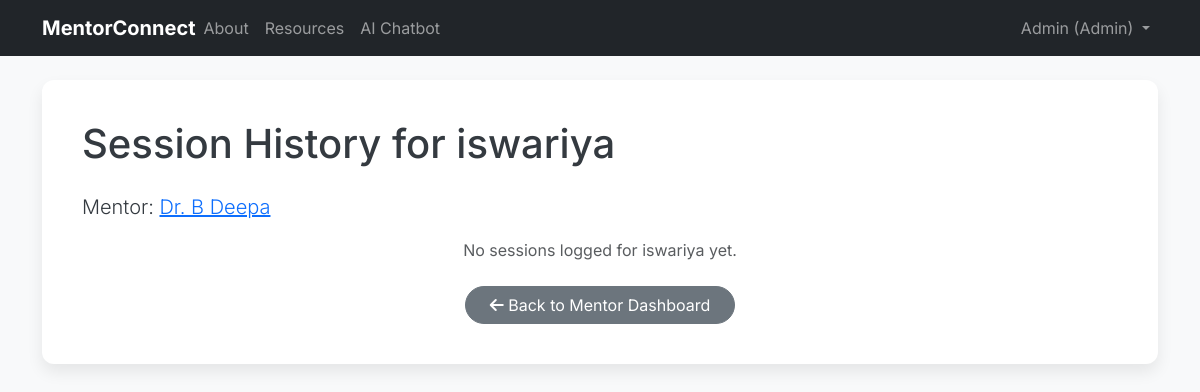
Screenshot of /mentor/sessions/1 (signed in) with the database file from the repository.
### app/models.py (models this page shows, shortened)
class User(db.Model, UserMixin):
    id = db.Column(db.Integer, primary_key=True)
    username = db.Column(db.String(20), unique=True, nullable=False)
    email = db.Column(db.String(120), unique=True, nullable=False)
    password = db.Column(db.String(60), nullable=False)
    role = db.Column(db.String(10), nullable=False, default='student') # 'admin', 'mentor', 'student'
    bio = db.Column(db.Text, nullable=True)
    expertise_areas = db.Column(db.String(200), nullable=True)
    contact_preference = db.Column(db.String(50), nullable=True)
    last_login = db.Column(db.DateTime, nullable=True) # For streak and heatmap
    last_activity = db.Column(db.DateTime, nullable=True) # For general activity tracking
    mentor_id = db.Column(db.Integer, db.ForeignKey('user.id'), nullable=True)
    students = db.relationship('User', foreign_keys=[mentor_id], backref=db.backref('assigned_mentor', remote_side=[id]), lazy='dynamic')
    sent_messages = db.relationship('Message', foreign_keys='Message.sender_id', backref='sender', lazy='dynamic')
    received_messages = db.relationship('Message', foreign_keys='Message.receiver_id', backref='receiver', lazy='dynamic')
    sessions_logged_as_mentor = db.relationship(
        'SessionLog',
        foreign_keys='SessionLog.mentor_id',
        backref='mentor_of_session',
        lazy='dynamic'
    )
    created_resources = db.relationship('Resource', backref='creator', lazy='dynamic')
    quizzes_created = db.relationship('Quiz', backref='creator', lazy='dynamic')
    resource_completions = db.relationship('StudentResourceCompletion', backref='student_user', lazy='dynamic')
    quiz_attempts = db.relationship('QuizAttempt', backref='student_user', lazy='dynamic')
    def is_admin(self):
        return self.role == 'admin'
    def is_mentor(self):
        return self.role == 'mentor'
    @hybrid_property
    def daily_activity_dates(self):
        login_dates = [self.last_login.date()] if self.last_login else []
        resource_dates = [rc.completed_at.date() for rc in self.resource_completions.all()]
        quiz_dates = [qa.attempt_date.date() for qa in self.quiz_attempts.all()]
        all_dates = sorted(list(set(login_dates + resource_dates + quiz_dates)))
        activity_counts = {}
        for d in all_dates:
            activity_counts[d.isoformat()] = activity_counts.get(d.isoformat(), 0) + 1 # Simple count, can be weighted
        return activity_counts

### app/routes.py (the view)
@main.route("/mentor/sessions/<int:student_id>")
@role_required('mentor')
def student_sessions(student_id):
    student = User.query.get_or_404(student_id)
    if student.assigned_mentor != current_user and not current_user.is_admin():
        flash('You are not authorized to view sessions for this student.', 'danger')
        abort(403)
    sessions = SessionLog.query.filter_by(student_id=student.id).order_by(SessionLog.session_date.desc()).all()
    return render_template('student_sessions.html', title=f'Sessions for {student.username}', student=student, sessions=sessions)

### app/templates/student_sessions.html (shortened to what this page needs)
{% extends "base.html" %}
{% block content %}
    <div class="content-section mb-4">
        <h1 class="mb-4">Session History for {{ student.username }}</h1>
        <p class="lead">Mentor: <a href="{{ url_for('main.user_profile', username=student.assigned_mentor.username) }}">{{ student.assigned_mentor.username }}</a></p>
        {% if not sessions %}
            <p class="text-muted text-center">No sessions logged for {{ student.username }} yet.</p>
        {% endif %}
        <div class="mt-4 text-center">
            <a href="{{ url_for('main.mentor_dashboard') }}" class="btn btn-secondary rounded-pill px-4"><i class="fas fa-arrow-left"></i> Back to Mentor Dashboard</a>
        </div>
    </div>
{% endblock content %}

### app/templates/base.html (shortened to what this page needs)
<!DOCTYPE html>
<html lang="en">
<head>
    <link href="https://cdn.jsdelivr.net/npm/bootstrap@5.3.0/dist/css/bootstrap.min.css" rel="stylesheet">
    <link rel="stylesheet" href="https://cdnjs.cloudflare.com/ajax/libs/font-awesome/6.0.0-beta3/css/all.min.css">
    <link rel="stylesheet" href="{{ url_for('static', filename='css/style.css') }}">
</head>
<body>
    <header class="site-header mb-4">
        <nav class="navbar navbar-expand-lg navbar-dark bg-dark">
            <div class="container">
                <a class="navbar-brand me-auto" href="{{ url_for('main.home') }}">MentorConnect</a>
                <div class="collapse navbar-collapse" id="navbarNav">
                    <ul class="navbar-nav me-auto">
                        <li class="nav-item">
                            <a class="nav-link" href="{{ url_for('main.about') }}">About</a>
                        </li>
                        <li class="nav-item">
                            <a class="nav-link" href="{{ url_for('main.view_resources') }}">Resources</a>
                        </li>
                        <li class="nav-item">
                            <a class="nav-link" href="{{ url_for('main.chatbot_page') }}">AI Chatbot</a>
                        </li>
                    </ul>
                    <ul class="navbar-nav">
                        {% if current_user.is_authenticated %}
                            <li class="nav-item dropdown">
                                <a class="nav-link dropdown-toggle" href="#" id="navbarDropdown" role="button" data-bs-toggle="dropdown" aria-expanded="false">
                                    {{ current_user.username }} ({{ current_user.role | capitalize }})
                                </a>
                            </li>
                        {% endif %}
                    </ul>
                </div>
            </div>
        </nav>
    </header>
    <main role="main" class="container">
        {% block content %}{% endblock %}
    </main>
</body>
</html>

### app/static/css/style.css (style rules this page uses)
body { font-family: 'Inter', sans-serif; background-color: #f8f9fa; color: #343a40; }
.site-header { margin-bottom: 2rem; }
.navbar-brand { font-weight: 700; }
.content-section { background: #ffffff; padding: 2.5rem; border-radius: 0.75rem; margin-bottom: 2rem; box-shadow: 0 0.5rem 1rem rgba(0, 0, 0, 0.08); }
.form-control, .form-select, .btn { border-radius: 0.5rem; }

### rows the page displays
User: username "Admin", role "Admin"
User: username "iswariya"
User: assigned_mentor.username "Dr. B Deepa"
